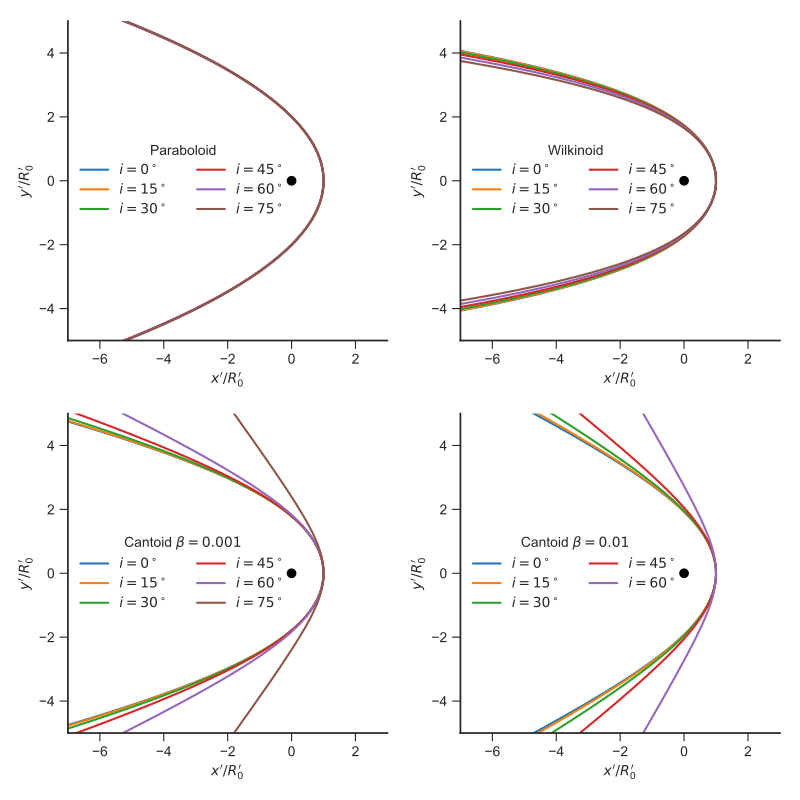

Generate this figure with Python:
import sys
import numpy as np
from matplotlib import pyplot as plt
import seaborn as sns
from bow_projection import (xyprime_t, paraboloid_R_theta,
                            wilkinoid_R_theta, cantoid_R_theta)

figfile = sys.argv[0].replace('.py', '.pdf')

sns.set_style('ticks')
fig, axes = plt.subplots(2, 2, figsize=(8, 8))

th = np.linspace(0.0, np.pi, 1001)
inclinations = [0, 15, 30, 45, 60, 75]
colors = sns.color_palette(n_colors=len(inclinations))


panels = [
    ["Paraboloid", axes[0, 0], paraboloid_R_theta, ()],
    ["Wilkinoid", axes[0, 1], wilkinoid_R_theta, ()],
    [r"Cantoid $\beta = 0.001$", axes[1, 0], cantoid_R_theta, (0.001,)],
    [r"Cantoid $\beta = 0.01$", axes[1, 1], cantoid_R_theta, (0.01,)],
]


for shape_name, ax, R_theta, extra_pars in panels:

    for inc_dg, color in zip(inclinations, colors):
        inc = np.radians(inc_dg)
        xp, yp = xyprime_t(th, inc, R_theta, *extra_pars)
        m = np.isfinite(xp) & np.isfinite(yp)
        if m.sum() == 0:
            # Case of no tangent line at all at this inclination
            continue
        xxp = np.concatenate((xp[m][::-1], xp[m]))
        yyp = np.concatenate((-yp[m][::-1], yp[m]))
        R0p = xxp.max()
        ax.plot(xxp/R0p, yyp/R0p, label=fr"$i = {inc_dg:d}^\circ$", color=color)

    ax.plot([0], [0], 'o', color='k')

    ax.legend(title=shape_name, ncol=2, loc="center left")
    ax.set(
        xlabel=r"$x' / R_0'$",
        ylabel=r"$y' / R_0'$",
        xlim=[-7, 3],
        ylim=[-5, 5],
    )
    ax.set_aspect('equal', adjustable='box')

sns.despine()
fig.tight_layout()
fig.savefig(figfile)
print(figfile, end='')
